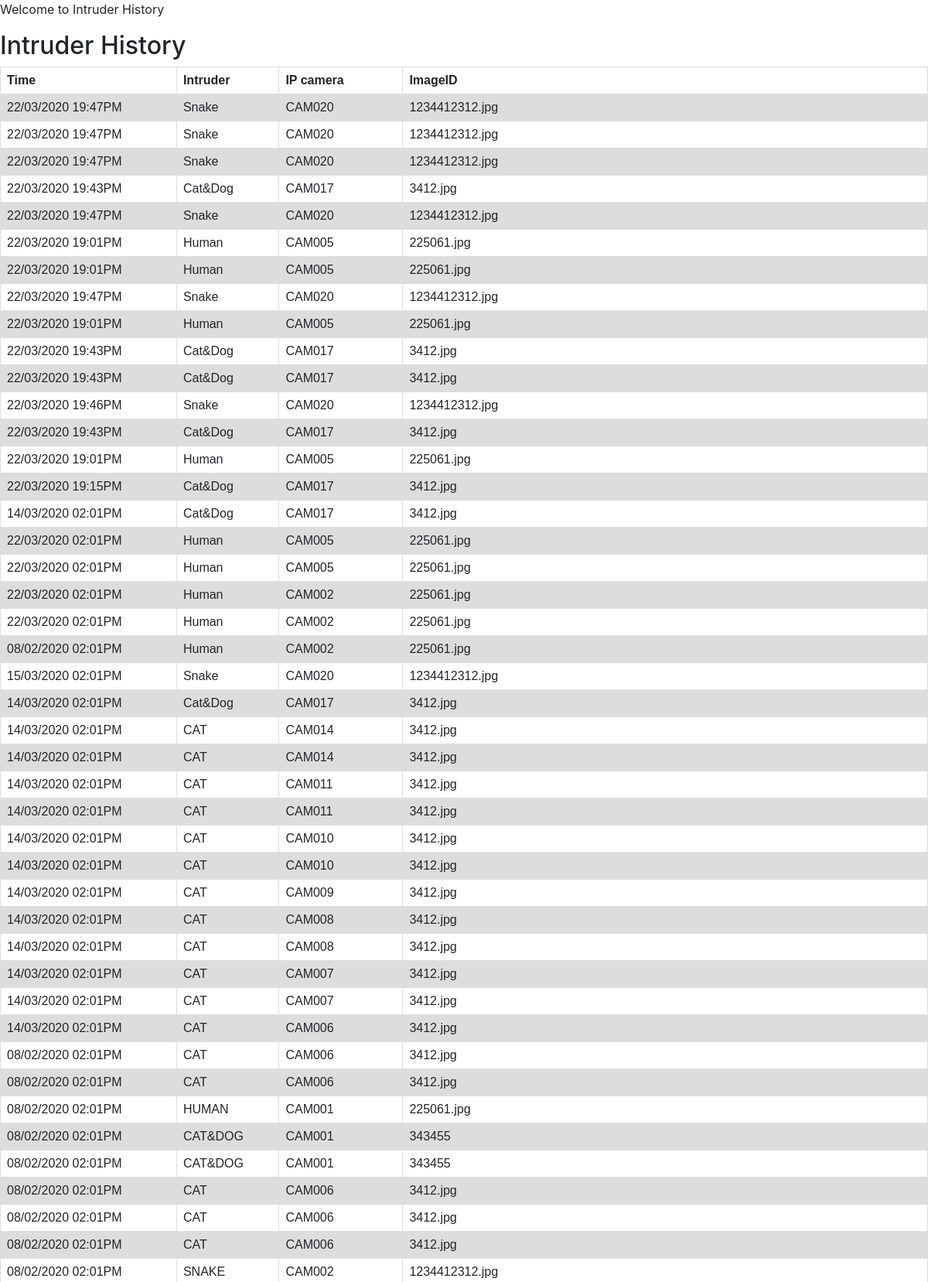
The page /test8/ (upper part) on the database its author committed.
### example/models.py (models this page shows, shortened)
class Intruder(models.Model):
    Intru = models.CharField(max_length=10)
    IPcam = models.CharField(max_length=10)
    Time = models.CharField(max_length=30)
    ImageID = models.CharField(max_length=50)
    def __str__(self):
        return self.ImageID

### example/viewstest.py (the view)
# urls.py: url(r'test8/$', viewstest.test8),
def test8(request) :
    template = loader.get_template('test8.html')
    header_str = 'Intruder History'
    posts = Intruder.objects.all()
    args = {'var8': header_str, 'posts': posts }
    return HttpResponse(template.render(args, request))

### example/templates/test8.html (shortened to what this page needs)
{% extends 'base.html' %}
{% block body %}
<p>
    Welcome to Intruder History
</p>
<body>
    <h2>{{ var8 }}</h2>
    <table>
        <tr>
            <th>Time</th>
            <th>Intruder</th>
            <th>IP camera</th>
            <th>ImageID</th>
        </tr>
        {% for Intruder in posts reversed %}
        <tr>
            <td>{{ Intruder.Time }}</td>
            <td>{{ Intruder.Intru }}</td>
            <td>{{ Intruder.IPcam }}</td>
            <td>{{ Intruder.ImageID }}</td>
        </tr>
        {% endfor %}
    </table>
</body>
{% endblock %}

### example/templates/base.html (shortened to what this page needs)
<html>
    <head>
     <link rel="stylesheet" href="https://stackpath.bootstrapcdn.com/bootstrap/4.3.1/css/bootstrap.min.css">
    </head>
    <body>
        {% block body %}{% endblock %}
    </body>
</html>

### example/templates/base.html (style rules this page uses)
table { font-family: arial, sans-serif; border-collapse: collapse; width: 100%; }
td, th { border: 1px solid #dddddd; text-align: left; padding: 8px; }
tr:nth-child(even) { background-color: #dddddd; }

### rows shown on the page
Intruder: Time "22/03/2020 19:47PM", Intru "Snake", IPcam "CAM020", ImageID "1234412312.jpg"
Intruder: Time "22/03/2020 19:47PM", Intru "Snake", IPcam "CAM020", ImageID "1234412312.jpg"
Intruder: Time "22/03/2020 19:47PM", Intru "Snake", IPcam "CAM020", ImageID "1234412312.jpg"
Intruder: Time "22/03/2020 19:43PM", Intru "Cat&Dog", IPcam "CAM017", ImageID "3412.jpg"
Intruder: Time "22/03/2020 19:47PM", Intru "Snake", IPcam "CAM020", ImageID "1234412312.jpg"
Intruder: Time "22/03/2020 19:01PM", Intru "Human", IPcam "CAM005", ImageID "225061.jpg"
Intruder: Time "22/03/2020 19:01PM", Intru "Human", IPcam "CAM005", ImageID "225061.jpg"
Intruder: Time "22/03/2020 19:47PM", Intru "Snake", IPcam "CAM020", ImageID "1234412312.jpg"
Intruder: Time "22/03/2020 19:01PM", Intru "Human", IPcam "CAM005", ImageID "225061.jpg"
Intruder: Time "22/03/2020 19:43PM", Intru "Cat&Dog", IPcam "CAM017", ImageID "3412.jpg"
Intruder: Time "22/03/2020 19:43PM", Intru "Cat&Dog", IPcam "CAM017", ImageID "3412.jpg"
Intruder: Time "22/03/2020 19:46PM", Intru "Snake", IPcam "CAM020", ImageID "1234412312.jpg"
Intruder: Time "22/03/2020 19:43PM", Intru "Cat&Dog", IPcam "CAM017", ImageID "3412.jpg"
Intruder: Time "22/03/2020 19:01PM", Intru "Human", IPcam "CAM005", ImageID "225061.jpg"
Intruder: Time "22/03/2020 19:15PM", Intru "Cat&Dog", IPcam "CAM017", ImageID "3412.jpg"
Intruder: Time "14/03/2020 02:01PM", Intru "Cat&Dog", IPcam "CAM017", ImageID "3412.jpg"
Intruder: Time "22/03/2020 02:01PM", Intru "Human", IPcam "CAM005", ImageID "225061.jpg"
Intruder: Time "22/03/2020 02:01PM", Intru "Human", IPcam "CAM005", ImageID "225061.jpg"
Intruder: Time "22/03/2020 02:01PM", Intru "Human", IPcam "CAM002", ImageID "225061.jpg"
Intruder: Time "22/03/2020 02:01PM", Intru "Human", IPcam "CAM002", ImageID "225061.jpg"
Intruder: Time "08/02/2020 02:01PM", Intru "Human", IPcam "CAM002", ImageID "225061.jpg"
Intruder: Time "15/03/2020 02:01PM", Intru "Snake", IPcam "CAM020", ImageID "1234412312.jpg"
Intruder: Time "14/03/2020 02:01PM", Intru "Cat&Dog", IPcam "CAM017", ImageID "3412.jpg"
Intruder: Time "14/03/2020 02:01PM", Intru "CAT", IPcam "CAM014", ImageID "3412.jpg"
Intruder: Time "14/03/2020 02:01PM", Intru "CAT", IPcam "CAM014", ImageID "3412.jpg"
Intruder: Time "14/03/2020 02:01PM", Intru "CAT", IPcam "CAM011", ImageID "3412.jpg"
Intruder: Time "14/03/2020 02:01PM", Intru "CAT", IPcam "CAM011", ImageID "3412.jpg"
Intruder: Time "14/03/2020 02:01PM", Intru "CAT", IPcam "CAM010", ImageID "3412.jpg"
Intruder: Time "14/03/2020 02:01PM", Intru "CAT", IPcam "CAM010", ImageID "3412.jpg"
Intruder: Time "14/03/2020 02:01PM", Intru "CAT", IPcam "CAM009", ImageID "3412.jpg"
Intruder: Time "14/03/2020 02:01PM", Intru "CAT", IPcam "CAM008", ImageID "3412.jpg"
Intruder: Time "14/03/2020 02:01PM", Intru "CAT", IPcam "CAM008", ImageID "3412.jpg"
Intruder: Time "14/03/2020 02:01PM", Intru "CAT", IPcam "CAM007", ImageID "3412.jpg"
Intruder: Time "14/03/2020 02:01PM", Intru "CAT", IPcam "CAM007", ImageID "3412.jpg"
Intruder: Time "14/03/2020 02:01PM", Intru "CAT", IPcam "CAM006", ImageID "3412.jpg"
Intruder: Time "08/02/2020 02:01PM", Intru "CAT", IPcam "CAM006", ImageID "3412.jpg"
Intruder: Time "08/02/2020 02:01PM", Intru "CAT", IPcam "CAM006", ImageID "3412.jpg"
Intruder: Time "08/02/2020 02:01PM", Intru "HUMAN", IPcam "CAM001", ImageID "225061.jpg"
Intruder: Time "08/02/2020 02:01PM", Intru "CAT&DOG", IPcam "CAM001", ImageID "343455"
Intruder: Time "08/02/2020 02:01PM", Intru "CAT&DOG", IPcam "CAM001", ImageID "343455"
Intruder: Time "08/02/2020 02:01PM", Intru "CAT", IPcam "CAM006", ImageID "3412.jpg"
Intruder: Time "08/02/2020 02:01PM", Intru "CAT", IPcam "CAM006", ImageID "3412.jpg"
Intruder: Time "08/02/2020 02:01PM", Intru "CAT", IPcam "CAM006", ImageID "3412.jpg"
Intruder: Time "08/02/2020 02:01PM", Intru "SNAKE", IPcam "CAM002", ImageID "1234412312.jpg"

### other values the page prints
{{ var8 }} "Intruder History"
